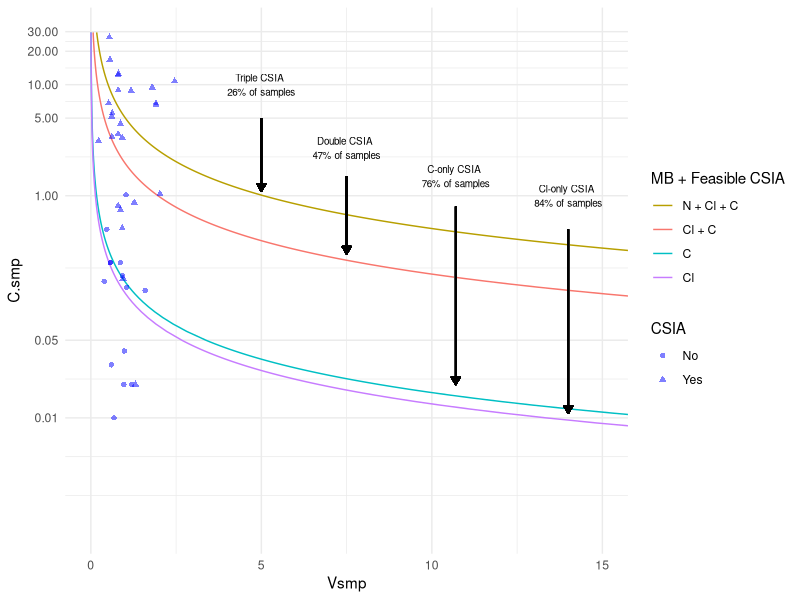
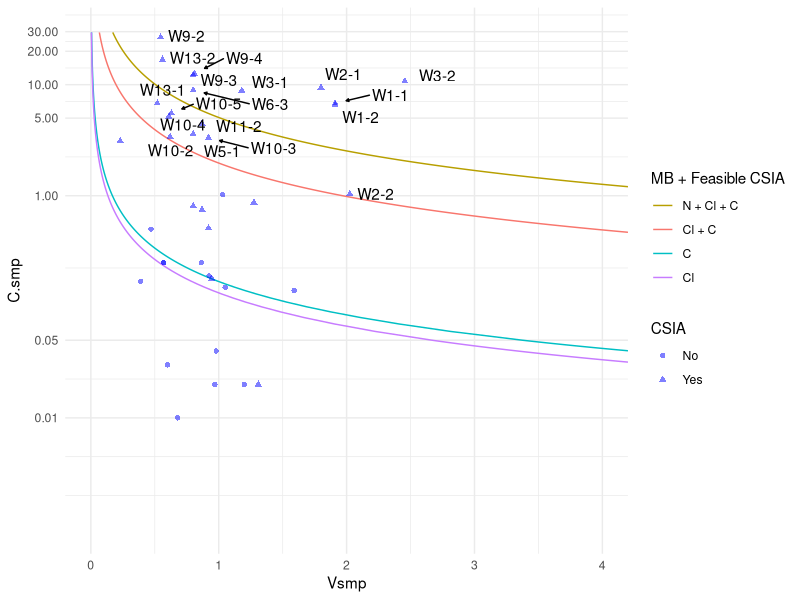

Recreate these plots in R, in order.
## ---- chunk 1
knitr::opts_chunk$set(echo = FALSE, message=FALSE, warning = F)

Sys.setlocale("LC_ALL", "English") 

library("tidyr")
#library("dplyr")
library("ggplot2")
library("ggrepel")
library("zoo")
library("scales")
#library("plotly")
## ---- chunk 2
outscope = read.csv2('Data/MonitoringScope_R.csv', header = T) 
#names(outscope)

out = outscope[, c("WeekSubWeek" , 
                   #"AveDischarge.m3.h", 
                   "Sampled", "Vol.SPE.L", "Conc.mug.L", "DD13C.diss")]
out$CSIA = ifelse(is.na(out$DD13C.diss), "No", "Yes")
out$DD13C.diss = NULL
out$Conc.mug.L = round(out$Conc.mug.L, digits = 2)
out$C.txt = sprintf("%.3f", round(out$Conc.mug.L, digits = 3) ) 
out$Conc.mug.L  = NULL
colnames(out)[colnames(out) == "Vol.SPE.L"] <- "Field.Vsmp"
## ---- chunk 3
# Theoretical Concentrations
iterations = 1000*3
variables = 1
conc = 0.00
C.smp = matrix(ncol = variables, nrow = iterations)

for (i in 1:iterations){
  C.smp[i,] = conc
  if (conc < 0.05){
    conc = conc + 0.001
  } else {
    conc = conc + 0.010  
  }
}
## ---- chunk 4
df.C = data.frame(C.smp)

# Early assumption, min. Carbon 15 ng:
# minMass = 15
# Late correction:
minMass = 10
elementMass = 12.0107 # g/mol

# 100 used for GC, TPs and each isotope, plus 1x backup = 500 uL
df.C$uL500C.Vsmp = 1/(df.C$C.smp*(10^3)*(elementMass/283.796)*15*(4/500)*(1/minMass))
df.C$uL50C.Vsmp = 1/(df.C$C.smp*(10^3)*(elementMass/283.796)*15*(300/500)*(4/100)*(1/minMass)) 
df.C$uL30C.Vsmp = 1/(df.C$C.smp*(10^3)*(elementMass/283.796)*15*(350/500)*(4/30)*(1/minMass)) # 100 used for GC

df.C = df.C[-1,]
df.C$C.txt = sprintf("%.3f", round(df.C$C.smp, digits = 3) )
## ---- chunk 5
df.Cl = data.frame(C.smp)

minMass = 10
elementMass = 35.453
# 0.008, 0.06, 0.1
# 100 used for GC, TPs and each isotope, plus 1x backup = 500 uL
df.Cl$uL500Cl.Vsmp = 1/(df.Cl$C.smp*(10^3)*(elementMass/283.796)*15*(4/500)*(1/minMass))
df.Cl$uL50Cl.Vsmp = 1/(df.Cl$C.smp*(10^3)*(elementMass/283.796)*15*(300/500)*(4/100)*(1/minMass)) 
df.Cl$uL30Cl.Vsmp = 1/(df.Cl$C.smp*(10^3)*(elementMass/283.796)*15*(300/500)*(4/60)*(1/minMass)) # 100 used for GC

df.Cl = df.Cl[-1,]

df.Cl$C.txt = sprintf("%.3f", round(df.Cl$C.smp, digits = 3) )
## ---- chunk 6
df.N = data.frame(C.smp)

minMass = 30 # ng
elementMass = 14.0067 # g/mol

# 100 used for GC, TPs and each isotope, plus 1x backup = 500 uL
df.N$uL500N.Vsmp = 1/(df.N$C.smp*(10^3)*(elementMass/283.796)*15*(4/500)*(1/minMass))
df.N$uL50N.Vsmp = 1/(df.N$C.smp*(10^3)*(elementMass/283.796)*15*(300/500)*(4/100)*(1/minMass)) 
df.N$uL30N.Vsmp = 1/(df.N$C.smp*(10^3)*(elementMass/283.796)*15*(300/500)*(4/60)*(1/minMass)) # 100 used for GC

df.N = df.N[-1,]

df.N$C.txt = sprintf("%.3f", round(df.N$C.smp, digits = 3) )
## ---- chunk 7
## Merging dataframes
df.Cl$C.smp = NULL
df.N$C.smp = NULL
dfout.CCl = merge(df.C, df.Cl, by = "C.txt", all = T)
dfout.CClN = merge(dfout.CCl, df.N, by = "C.txt", all = T)
dfout.CClN = merge(dfout.CClN, out, by = "C.txt", all = T)



# dfout.CCl$AveDischarge.m3.h = NULL

# Melting dataframe
df.tidy.CClN <- dfout.CClN %>%
  gather(measure, value, 
         -C.smp, 
         -C.txt,
         -WeekSubWeek,
         #-AveDischarge.m3.h, 
         -Sampled, -CSIA) %>% # Melts data frame
  separate(measure, into = c("VialSize", "temporary_var")) %>% # parses the sep = "." into...
  # VialSize will be first string of variable name
  spread(temporary_var, value)
  
## ---- chunk 8
#View(df.tidy.CClN)
size = 2.5
ggplot(data= df.tidy.CClN)+
  geom_line(data=subset(df.tidy.CClN, VialSize != "Field" & 
                          ( # VialSize == "uL500Cl" | 
                             VialSize == "uL500C" | 
                             VialSize == "uL500N" |
                             VialSize == "uL30C" | VialSize == "uL30Cl")), 
            aes(x = Vsmp, y = C.smp, group = VialSize, colour = VialSize) ) +
  geom_point(data=subset(df.tidy.CClN, VialSize == "Field" & !is.na(CSIA)), 
             colour = "blue", alpha = 0.5,
             aes(x = Vsmp, y = C.smp, 
                 group = VialSize,  shape = CSIA #, 
                 #size = AveDischarge.m3.h
                 )) +
  #geom_line(data=subset(df.tidy, VialSize == "uL30")) + 
  #geom_line(data=subset(df.tidy, VialSize == "uL50")) +
  #geom_line(data=subset(df.tidy, VialSize == "uL500")) +
  theme_minimal() +
  scale_y_continuous(trans=log_trans(), breaks=c(0.01, 0.05, 1, 5, 10, 20, 30) )+
  # scale_x_continuous( limits = c(0,40) , expand = c(0,0) )
  coord_cartesian(xlim=c(0,15)) + 
  scale_color_manual(name= "MB + Feasible CSIA", 
                     # Actual order:
                     # 
                      values = c("#B79F00", "#F8766D", "#00BFC4", "#C77CFF", "#00BA38"
                                 # Blue: "#619CFF"
                                 # Brown: "#DE8C00"
                                 #c("black", "#F8766D", "#00BFC4", "#DE8C00", "#00BA38"
                                 #"black", "#D55E00",  "#00BFC4",  "#B79F00", "#00BA38"
                                 # Bulk, North, outlet, South, Valley
                                 #"#D55E00", "darkgreen", "dodgerblue"
                                 ),
                     breaks=c("uL500N" , "uL500C" , 
                              # "uL500Cl",  
                              "uL30C",  "uL30Cl"),
                     labels=c("N + Cl + C" , "Cl + C" , 
                              # "Cl", 
                              "C",  "Cl")
                     ) + 
  annotate("text", 
           x = 5, y = 10, 
           label= "Triple CSIA \n26% of samples", parse=F, size = size) +
  geom_segment(aes(x = 5, y = 5, xend = 5, yend = 1.1),
                   arrow = arrow(length = unit(1/2, 'picas'), type = "closed")) + 
  annotate("text", 
           x = 7.5, y = 2.7, 
           label= "Double CSIA \n47% of samples", parse=F, size = size) +
  geom_segment(aes(x = 7.5, y = 1.5, xend = 7.5, yend = 0.3),
                   arrow = arrow(length = unit(1/2, 'picas'), type = "closed")) +
  annotate("text", 
           x = 10.7, y = 1.5, 
           label= "C-only CSIA \n76% of samples", parse=F, size = size) +
  geom_segment(aes(x = 10.7, y = 0.8, xend = 10.7, yend = 0.02),
                   arrow = arrow(length = unit(1/2, 'picas'), type = "closed")) +
  annotate("text", 
           x = 14, y = 1.0, 
           label= "Cl-only CSIA \n84% of samples", parse=F, size = size) +
  geom_segment(aes(x = 14, y = 0.5, xend = 14, yend = 0.011),
                   arrow = arrow(length = unit(1/2, 'picas'), type = "closed"))
  

# dfout.C$check500 = ifelse(dfout.C$uL500.Vsmp >= dfout.C$Field.Vsmp, 1, 0)
## ---- chunk 9
library(scales) 
#show_col(hue_pal()(12))
## ---- chunk 10
ggplot(data= df.tidy.CClN)+
  geom_line(data=subset(df.tidy.CClN, VialSize != "Field" & 
                          ( # VialSize == "uL500Cl" | 
                             VialSize == "uL500C" | 
                             VialSize == "uL500N" |
                             VialSize == "uL30C" | VialSize == "uL30Cl")), 
            aes(x = Vsmp, y = C.smp, group = VialSize, colour = VialSize) ) +
  geom_point(data=subset(df.tidy.CClN, VialSize == "Field" & !is.na(CSIA)), 
             colour = "blue", alpha = 0.5,
             aes(x = Vsmp, y = C.smp, 
                 group = VialSize,  shape = CSIA #, 
                 #size = AveDischarge.m3.h
                 )) +
  #geom_line(data=subset(df.tidy, VialSize == "uL30")) + 
  #geom_line(data=subset(df.tidy, VialSize == "uL50")) +
  #geom_line(data=subset(df.tidy, VialSize == "uL500")) +
  theme_minimal() +
  scale_y_continuous(trans=log_trans(), breaks=c(0.01, 0.05, 1, 5, 10, 20, 30, 60) )+
  # scale_x_continuous( limits = c(0,40) , expand = c(0,0) )
  coord_cartesian(xlim=c(0,4)#, 
                  #ylim = c(0,60)
                  ) + 
  scale_color_manual(name= "MB + Feasible CSIA", 
                     # Actual order:
                     # 
                      values = c("#B79F00", "#F8766D", "#00BFC4", "#C77CFF", "#00BA38"
                                 # Blue: "#619CFF"
                                 # Brown: "#DE8C00"
                                 #c("black", "#F8766D", "#00BFC4", "#DE8C00", "#00BA38"
                                 #"black", "#D55E00",  "#00BFC4",  "#B79F00", "#00BA38"
                                 # Bulk, North, outlet, South, Valley
                                 #"#D55E00", "darkgreen", "dodgerblue"
                                 ),
                     breaks=c("uL500N" , "uL500C" , 
                              # "uL500Cl",  
                              "uL30C",  "uL30Cl"),
                     labels=c("N + Cl + C" , "Cl + C" , 
                              # "Cl", 
                              "C",  "Cl")
                     ) +
  geom_text_repel(data = subset(df.tidy.CClN, (!is.na(WeekSubWeek) & 
                                                 CSIA == "Yes" &
                                                 VialSize == "Field" &
                                                 C.smp >= 1 & 
                                                 Vsmp > 0.5
                                                 ) ), aes(x = Vsmp, y = C.smp, label=WeekSubWeek),
                 arrow = arrow(length = unit(0.005, 'npc'), type = "closed"),
                 force = 1, 
                 point.padding = unit(1.0, 'lines'), 
                 max.iter = 2e3,
                 nudge_x = .2)
## ---- chunk 11
# Total Samples
dfout.CClN$NumSamp = ifelse(dfout.CClN$Sampled == "Sampled", 1, 0)
numSamp = sum(dfout.CClN$NumSamp, na.rm = T)

print("% Samples capable of triple CSIA")
dfout.CClN$triple = ifelse(dfout.CClN$uL500N.Vsmp <= dfout.CClN$Field.Vsmp, 1, 0)
numTriple = sum(dfout.CClN$triple, na.rm = T)
(numTriple/numSamp)*100 # 26 %

# Total capable of double CSIA
print('% Samples capable of double CSIA')
dfout.CClN$double = ifelse(dfout.CClN$uL500C.Vsmp <= dfout.CClN$Field.Vsmp, 1, 0)
numDouble = sum(dfout.CClN$double, na.rm = T)
(numDouble/numSamp)*100 # 47 %

print('% Samples capable of single C - CSIA')
dfout.CClN$singleC = ifelse(dfout.CClN$uL30C.Vsmp <= dfout.CClN$Field.Vsmp, 1, 0)
numSingleC = sum(dfout.CClN$singleC, na.rm = T)
(numSingleC/numSamp)*100 # 76 %

print('% Samples capable of single Cl - CSIA')
dfout.CClN$singleCl = ifelse(dfout.CClN$uL30Cl.Vsmp <= dfout.CClN$Field.Vsmp, 1, 0)
numSingleCl = sum(dfout.CClN$singleCl, na.rm = T)
(numSingleCl/numSamp)*100 # 84 %
